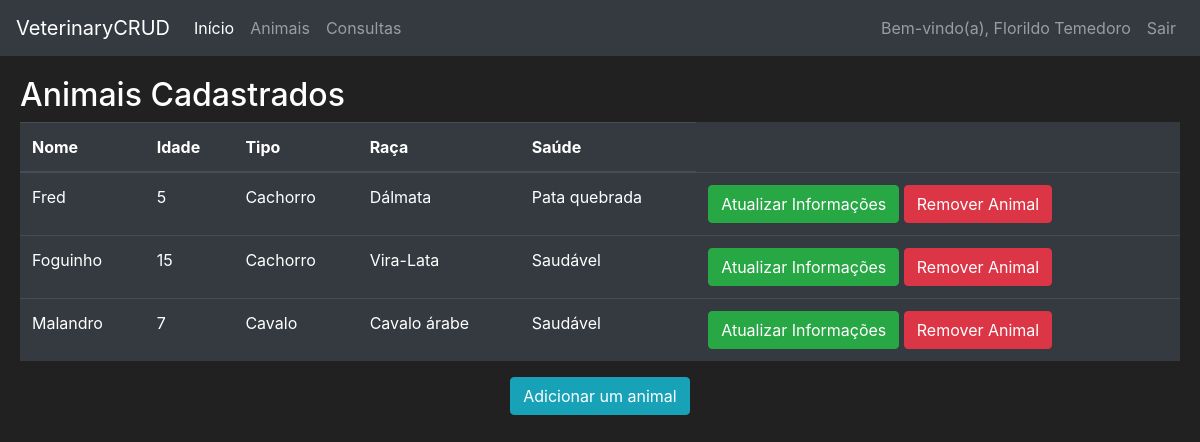
Before: /animals (signed in) with the older database file.
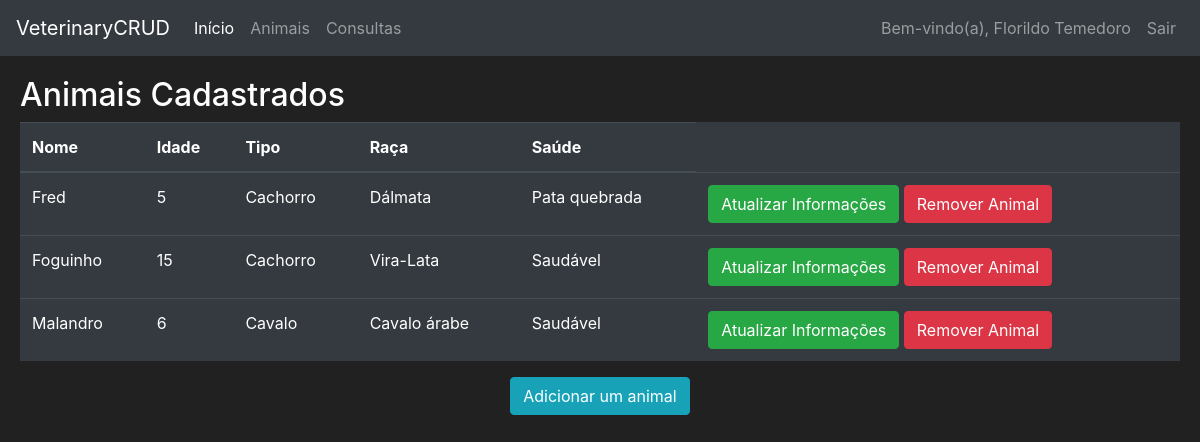
After: the same page with the newer database file.
### veterinary/models.py (models this page shows, shortened)
class User(db.Model, UserMixin):
    __tablename__ = 'user'
    login = db.Column(db.String(length=10), primary_key=True)
    name = db.Column(db.String(length=50), nullable=False, unique=True)
    cpf = db.Column(db.String(length=11), nullable=False, unique=True)
    password_hash = db.Column(db.String(length=60), nullable=False)
    user_type = db.Column(db.String(length=50), nullable=False)
    __mapper_args__ = {
        'polymorphic_identity':'user',
        'polymorphic_on':user_type
    }
    @property
    def password(self):
        return self.password
    def is_client(self):
        return self.user_type == 'client'
    def is_veterinarian(self):
        return self.user_type == 'veterinarian'

class Animal(db.Model):
    id = db.Column(db.Integer(), primary_key=True)
    name = db.Column(db.String(length=20), nullable=False)
    age = db.Column(db.Integer(), nullable=False)
    type = db.Column(db.String(length=15), nullable=False)
    race = db.Column(db.String(length=20), nullable=False)
    health = db.Column(db.String(length=30), nullable=False)
    client_login = db.Column(db.String(length=10), db.ForeignKey('user.login'), nullable=False)
    consultations = db.relationship('Consultation', backref='animal', lazy=True)
    def has_consults(self):
        return Consultation.query.filter_by(animal_id=self.id).first() is not None

### veterinary/routes.py (the view, shortened to what this page needs)
@app.route('/animals', methods=['GET', 'POST'])
@login_required
def animals_page():
    update_animal_form = RegisterAnimalForm()
    register_animal_form = RegisterAnimalForm()
    delete_animal_form = ConfirmForm()
    update_health_form = UpdateHealthForm()
    if request.method == "GET":
        if current_user.is_client():
            animals = Animal.query.filter_by(client_login=current_user.login)
        elif current_user.is_veterinarian():
            animals = Animal.query.all()
        return render_template('animals.html',
                               animals=animals,
                               update_animal_form=update_animal_form,
                               register_animal_form=register_animal_form,
                               delete_animal_form=delete_animal_form,
                               update_health_form=update_health_form,
                               User=User)

### veterinary/forms.py (called while the page is built)
    def insert_default(self, animal):
        self.name.default = animal.name
        self.age.default = animal.age
        self.type.default = animal.type
        self.race.default = animal.race

### veterinary/models.py (called while the page is built)
@login_manager.user_loader
def load_user(user_login):
    return User.query.get(user_login)

### veterinary/templates/animals.html (shortened to what this page needs)
{% extends 'base.html' %}
{% block content %}
<div class="row" style="margin-top:20px; margin-left:20px; margin-right:20px">
    <h2>Animais Cadastrados</h2>
    <br>
    <table class="table table-hover table-dark">
        <thead>
            <tr>
                <th scope="col">Nome</th>
                <th scope="col">Idade</th>
                <th scope="col">Tipo</th>
                <th scope="col">Raça</th>
                <th scope="col">Saúde</th>
            </tr>
        </thead>
        <tbody>
        {% for animal in animals %}
        <tr>
            <td>{{ animal.name }}</td>
            <td>{{ animal.age }}</td>
            <td>{{ animal.type }}</td>
            <td>{{ animal.race }}</td>
            <td>{{ animal.health }}</td>
            <td>
                {% if current_user.is_client() %}
                    <button class="btn btn-outline btn-success" data-toggle="modal"
                            data-target="#Modal-UpdateInfo-{{ animal.id }}">Atualizar Informações
                    </button>
                    <button class="btn btn-outline btn-danger" data-toggle="modal"
                            data-target="#Modal-DeleteAnimal-{{ animal.id }}">Remover Animal
                    </button>
                {% else %}
                    <button class="btn btn-outline btn-success" data-toggle="modal"
                            data-target="#Modal-UpdateHealth-{{ animal.id }}">Atualizar Saúde
                    </button>
                {% endif %}
            </td>
        </tr>
        {% endfor %}
        </tbody>
    </table>
    <div class="container">
        {% if current_user.is_client() %}
            <div class="row justify-content-md-center">
                <button class="btn btn-outline btn-info" data-toggle="modal"
                        data-target="#Modal-AddIAnimal">Adicionar um animal
                </button>
            </div>
        {% endif %}
    </div>
</div>
{% endblock %}

### veterinary/templates/base.html (shortened to what this page needs)
<!doctype html>
<html lang="en">
   <head>
      <link rel="stylesheet" href="https://cdn.jsdelivr.net/npm/bootstrap@4.5.3/dist/css/bootstrap.min.css">
   </head>
   <body>
    <nav class="navbar navbar-expand-md navbar-dark bg-dark">
      <a class="navbar-brand" href="#">VeterinaryCRUD</a>
      <div class="collapse navbar-collapse" id="navbarNav">
        <ul class="navbar-nav mr-auto">
            <li class="nav-item active">
                <a class="nav-link" href="{{ url_for('home_page') }}">Início <span class="sr-only">(current)</span></a>
            </li>
            {% if current_user.is_authenticated %}
                <li class="nav-item">
                    <a class="nav-link" href="{{ url_for('animals_page') }}">Animais</a>
                </li>
                <li class="nav-item">
                    <a class="nav-link" href="{{ url_for('consultations_page') }}">Consultas</a>
                </li>
            {% endif %}
        </ul>
        <ul class="navbar-nav">
            {% if current_user.is_authenticated %}
            <li class="nav-item">
                <a class="nav-link">Bem-vindo(a), {{ current_user.name }}</a>
            </li>
            <li class="nav-item">
                <a class="nav-link" href="{{ url_for('logout_page') }}">Sair</a>
            </li>
            {% endif %}
        </ul>
      </div>
    </nav>
      {% block content %}
      {% endblock %}
   </body>
</html>

### veterinary/templates/includes/update_animal_modal.html (shortened to what this page needs)
{% extends 'includes/base_modal.html' %}

### veterinary/templates/includes/delete_animal_modal.html (shortened to what this page needs)
{% extends 'includes/base_modal.html' %}

### veterinary/templates/includes/update_animal_health_modal.html (shortened to what this page needs)
{% extends 'includes/base_modal.html' %}

### veterinary/templates/includes/add_animal_modal.html (shortened to what this page needs)
{% extends 'includes/base_modal.html' %}

### veterinary/templates/base.html (style rules this page uses)
body { background-color: #212121; color: white }

Changed rows visible on the page:
changed Animal "Malandro": age "7" → "6"
